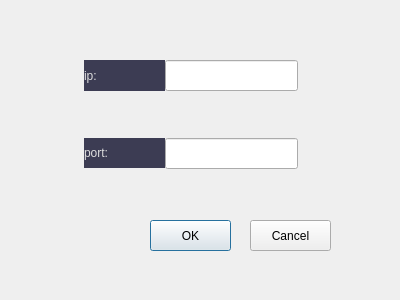
<?xml version="1.0" encoding="UTF-8"?>
<ui version="4.0">
 <class>login</class>
 <widget class="QDialog" name="login">
  <property name="geometry">
   <rect>
    <x>0</x>
    <y>0</y>
    <width>400</width>
    <height>300</height>
   </rect>
  </property>
  <property name="windowTitle">
   <string>登录</string>
  </property>
  <widget class="QLabel" name="label_5">
   <property name="enabled">
    <bool>true</bool>
   </property>
   <property name="geometry">
    <rect>
     <x>0</x>
     <y>-140</y>
     <width>411</width>
     <height>471</height>
    </rect>
   </property>
   <property name="styleSheet">
    <string notr="true">border-image: url(:/image/2.jpg);</string>
   </property>
   <property name="text">
    <string/>
   </property>
  </widget>
  <widget class="QLineEdit" name="port">
   <property name="geometry">
    <rect>
     <x>165</x>
     <y>138</y>
     <width>133</width>
     <height>31</height>
    </rect>
   </property>
   <property name="styleSheet">
    <string notr="true">color: rgb(222, 222, 222);</string>
   </property>
  </widget>
  <widget class="QLineEdit" name="ip">
   <property name="enabled">
    <bool>true</bool>
   </property>
   <property name="geometry">
    <rect>
     <x>165</x>
     <y>60</y>
     <width>133</width>
     <height>31</height>
    </rect>
   </property>
   <property name="styleSheet">
    <string notr="true">color: rgb(222, 222, 222);</string>
   </property>
  </widget>
  <widget class="QLabel" name="label">
   <property name="geometry">
    <rect>
     <x>84</x>
     <y>60</y>
     <width>81</width>
     <height>31</height>
    </rect>
   </property>
   <property name="styleSheet">
    <string notr="true">color: rgb(40, 60, 100);
color: rgb(222, 222, 222);
background-color: rgba(10, 10, 40, 200);
font: 75 20pt &quot;Adobe Arabic&quot;;</string>
   </property>
   <property name="text">
    <string>ip:</string>
   </property>
  </widget>
  <widget class="QLabel" name="label_2">
   <property name="geometry">
    <rect>
     <x>84</x>
     <y>138</y>
     <width>81</width>
     <height>30</height>
    </rect>
   </property>
   <property name="styleSheet">
    <string notr="true">color: rgb(40, 60, 100);
color: rgb(222, 222, 222);
background-color: rgba(10, 10, 40, 200);
font: 75 20pt &quot;Adobe Arabic&quot;;</string>
   </property>
   <property name="text">
    <string>port:</string>
   </property>
  </widget>
  <widget class="QLabel" name="label_3">
   <property name="enabled">
    <bool>false</bool>
   </property>
   <property name="geometry">
    <rect>
     <x>160</x>
     <y>100</y>
     <width>141</width>
     <height>21</height>
    </rect>
   </property>
   <property name="styleSheet">
    <string notr="true">color: rgb(255, 0, 0);
font: 75 12pt &quot;Adobe Arabic&quot;;</string>
   </property>
   <property name="text">
    <string/>
   </property>
  </widget>
  <widget class="QLabel" name="label_4">
   <property name="geometry">
    <rect>
     <x>160</x>
     <y>180</y>
     <width>141</width>
     <height>21</height>
    </rect>
   </property>
   <property name="styleSheet">
    <string notr="true">color: rgb(255, 0, 0);
font: 75 12pt &quot;Adobe Arabic&quot;;</string>
   </property>
   <property name="text">
    <string/>
   </property>
  </widget>
  <widget class="QPushButton" name="pushButton">
   <property name="geometry">
    <rect>
     <x>150</x>
     <y>220</y>
     <width>81</width>
     <height>31</height>
    </rect>
   </property>
   <property name="styleSheet">
    <string notr="true"/>
   </property>
   <property name="text">
    <string>OK</string>
   </property>
  </widget>
  <widget class="QPushButton" name="pushButton_2">
   <property name="geometry">
    <rect>
     <x>250</x>
     <y>220</y>
     <width>81</width>
     <height>31</height>
    </rect>
   </property>
   <property name="text">
    <string>Cancel</string>
   </property>
  </widget>
 </widget>
 <tabstops>
  <tabstop>ip</tabstop>
  <tabstop>port</tabstop>
  <tabstop>pushButton</tabstop>
  <tabstop>pushButton_2</tabstop>
 </tabstops>
 <resources/>
 <connections/>
</ui>
